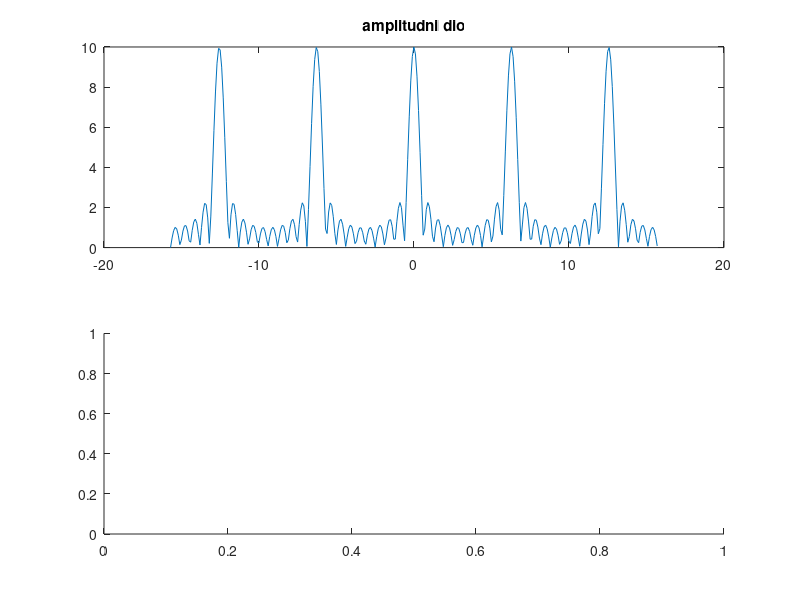

Reproduce this figure in MATLAB. (Note: this script raises an error after producing the figure.)
n=[1 1 1 1 1 1 1 1 1 1];
[H,w]=freqz(n,1,[-5*pi:0.1:5*pi]);
H=H.*exp(-j*w*0);
subplot(211), plot(w,abs(H)), title('amplitudni dio');
subplot(212), plot(w,phase(H)), title('fazni dio');